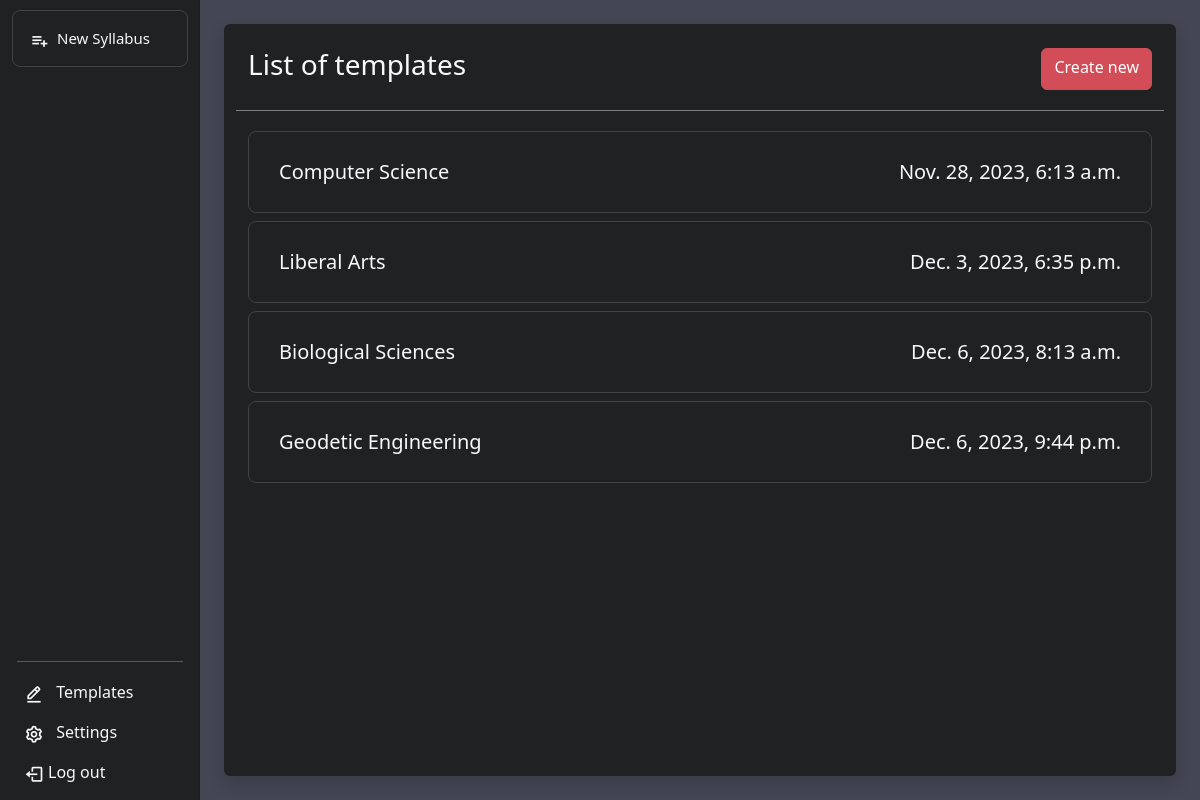
The page /templates_list (signed in) on the database its author committed.
### syllabus_template/models.py (models this page shows, shortened)
class Syllabus_Template(models.Model):
    user_id = models.ForeignKey(settings.AUTH_USER_MODEL, on_delete=models.CASCADE, null=True)
    name = models.CharField(max_length=255, null=True)
    sem = models.CharField(max_length=10, choices=[('1st', '1st'), ('2nd', '2nd'), ('SUMMER', 'SUMMER')], blank=True, null=True)
    school_year = models.CharField(max_length=9, blank=True, null=True)
    revision_status = models.CharField(max_length=50, default='1st Draft')
    revision_date = models.DateTimeField(null=True, blank=True)
    created_at = models.DateTimeField(null=True, blank=True)

### pages/views.py (the view)
# urls.py: path('templates_list', views.templates_list, name='templates_list'),
@login_required
def templates_list(request):
    if request.user.is_authenticated:
            account = request.user
    else:
        return render(request, 'https://media.tenor.com/-YlzaY7PXb4AAAAd/among-us-amogus.gif')
    templates = Syllabus_Template.objects.filter(user_id=account)
    return render(request, 'user/template/templates-list.html', {'templates': templates})

### templates/user/template/templates-list.html (shortened to what this page needs)
{% extends '../../base/base_userpage.html' %}
{% load static %}
{% block content %}
<main class="col-md-9 ms-sm-auto col-lg-9 col-xl-10 p-md-4" >
    <div class="multisteps-form__form">
        <div class="multisteps-form__panel shadow p-4 rounded background-color-custom js-active templates-list" style="min-height: calc(100vh - 3rem);">
            {% if templates %}
            <div class="row top-action">
                <div class="col-10"><h3 class="text-light">List of templates</h3></div>
                <div class="col-2 d-flex justify-content-end"><a href="new_template" class="btn btn-primary">Create new</a></div>
            </div>
            <div class="content">
                {% for template in templates %}
                <a href="{% url 'edit_template' template.id %}" class="btn btn-outline-secondary text-start text-light btn-lg py-3 templates">
                    <p class="name">{{ template.name }}</p>
                    <p class="date">{{ template.revision_date }}</p>
                </a>
                {% endfor %}
            </div>
            {% endif %}
        </div>
    </div>
</main>
{% endblock %}

### static/css/style.css (style rules this page uses)
body { height: 100%; background-color: lightblue }
.btn-primary { background-color: #d24d57 !important; border-color: #d24d57 !important; }
.btn-outline-secondary { background-color: transparent !important; ; border-color: #424244 !important; }
.background-color-custom { background-color: #202123 !important; border: #202123; }
.multisteps-form__form { position: relative; }
.multisteps-form__panel { position: absolute; top: 0; left: 0; width: 100%; height: 0; opacity: 0; visibility: hidden; }
.multisteps-form__panel.js-active { height: auto; opacity: 1; visibility: visible; }

### static/css/sass/app.css (style rules this page uses)
* { margin: 0; padding: 0; text-decoration: none; list-style: none; box-sizing: border-box; }
.templates-list { position: relative; }
.templates-list .templates { width: 100%; display: flex; justify-content: space-between; align-items: center; padding: 25px 30px !important; margin-bottom: 8px; }
.templates-list .templates p { margin: 0; }
.top-action { border-bottom: 1px solid grey; padding-bottom: 20px; margin-bottom: 20px; }

### rows shown on the page
Syllabus_Template: name "Computer Science", revision_date "Nov. 28, 2023, 6:13 a.m."
Syllabus_Template: name "Liberal Arts", revision_date "Dec. 3, 2023, 6:35 p.m."
Syllabus_Template: name "Biological Sciences", revision_date "Dec. 6, 2023, 8:13 a.m."
Syllabus_Template: name "Geodetic Engineering", revision_date "Dec. 6, 2023, 9:44 p.m."
